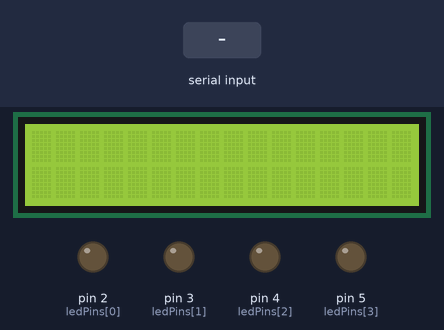
Recording of a sketch running on a simulated Arduino Uno, built with avr-gcc and run on an emulated ATmega328P. Parts: 16×2 character LCD, output pins drawn as LEDs (lit = HIGH). Dashed ring = blinking. Inputs (shaded band) come from the test bench. Random numbers use the default seed unless the sketch sets one.

Above: at 1.2 s.
1.3 s: "TITLE:\n" received over Serial
At 3.5 s:
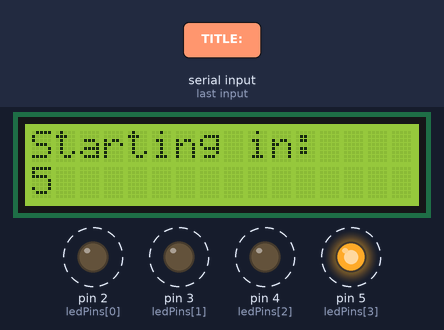
At 8.49 s:
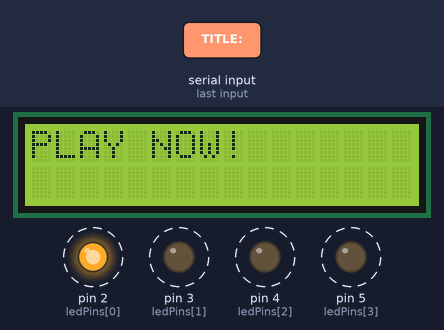
Timing chart, 0 to 11.2 s (numbered marks = the images above; inputs shaded):
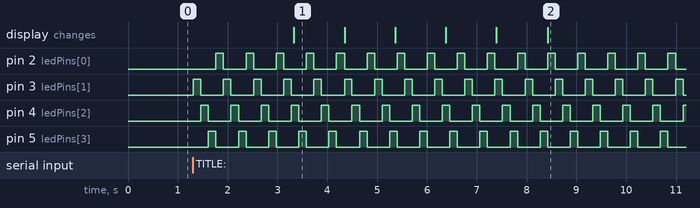

The sketch:

beatScript.ino
```cpp
#include <Wire.h>
#include <LiquidCrystal_I2C.h>

LiquidCrystal_I2C lcd(0x27, 16, 2);

String incoming = "";

const int ledPins[] = {2, 3, 4, 5};
unsigned long lastLedUpdate = 0;
int ledStep = 0;
int currentPattern = 0;
int ledInterval = 150;
bool discoActive = false;

String getLine(String text, int start) {
  int end = start + 16;
  if (end >= text.length()) return text.substring(start);
  int spaceIndex = text.lastIndexOf(' ', end);
  if (spaceIndex <= start) spaceIndex = end;
  return text.substring(start, spaceIndex);
}

void displayText(String text) {
  lcd.clear();
  String line1 = getLine(text, 0);
  String line2 = "";
  if (text.length() > line1.length()) {
    line2 = getLine(text, line1.length());
  }
  lcd.setCursor(0, 0);
  lcd.print(line1);
  lcd.setCursor(0, 1);
  lcd.print(line2);
}

void turnOffLEDs() {
  for (int i = 0; i < 4; i++) digitalWrite(ledPins[i], LOW);
}

void runDisco() {
  if (!discoActive) {
    turnOffLEDs();
    return;
  }
  if (millis() - lastLedUpdate > ledInterval) {
    lastLedUpdate = millis();
    ledStep++;
    turnOffLEDs();
    switch (currentPattern) {
      case 0:
        digitalWrite(ledPins[ledStep % 4], HIGH);
        break;

      case 1:
        if (ledStep % 2 == 0) {
          digitalWrite(ledPins[0], HIGH);
          digitalWrite(ledPins[2], HIGH);
        } else {
          digitalWrite(ledPins[1], HIGH);
          digitalWrite(ledPins[3], HIGH);
        }
        break;

      case 2:
        if (ledStep % 2 == 0) {
          digitalWrite(ledPins[0], HIGH);
          digitalWrite(ledPins[3], HIGH);
        } else {
          digitalWrite(ledPins[1], HIGH);
          digitalWrite(ledPins[2], HIGH);
        }
        break;

      case 3:
        digitalWrite(ledPins[random(0, 4)], HIGH);
        digitalWrite(ledPins[random(0, 4)], HIGH);
        break;
    }
  }
}

void smartDelay(unsigned long ms) {
  unsigned long start = millis();
  while (millis() - start < ms) {
    runDisco();
  }
}

void countdown() {
  for (int i = 5; i > 0; i--) {
    lcd.clear();
    lcd.setCursor(0,0);
    lcd.print("Starting in:");
    lcd.setCursor(0,1);
    lcd.print(i);
    smartDelay(1000);
  }

  lcd.clear();
  lcd.print("PLAY NOW!");
  smartDelay(400);
}

void setup() {
  lcd.init();
  lcd.backlight();
  for (int i = 0; i < 4; i++) {
    pinMode(ledPins[i], OUTPUT);
  }
  Serial.begin(9600);
  Serial.setTimeout(50);
}

void loop() {
  runDisco();
  if (Serial.available()) {
    incoming = Serial.readStringUntil('\n');
    incoming.trim();
    if (incoming.startsWith("TITLE:")) {
      String song = incoming.substring(6);
      displayText(song);
      discoActive = true;
      currentPattern = 0;
      smartDelay(2000);
      countdown();
    }

    else if (incoming == "NO_LYRICS") {
      lcd.clear();
      lcd.print("No Lyrics Found");
      discoActive = false;
      turnOffLEDs();
      smartDelay(2000);
    }

    else {
      displayText(incoming);
      currentPattern = random(0, 4);
      ledInterval = random(80, 250);
    }
  }
}
```

Measured:
- after the input at 1.3 s, pin 2 (ledPins[0]): alternates HIGH for 0.15 s and LOW for 0.45 s, starting after 0.46 s; pin 3 (ledPins[1]): alternates HIGH for 0.15 s and LOW for 0.45 s, starting at once
